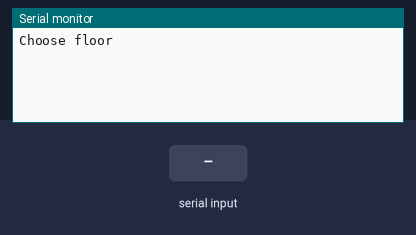
Bench run of a sketch on a simulated Arduino Uno, built with avr-gcc and run on an emulated ATmega328P. On the bench: the last lines printed to the serial monitor. The inputs (shaded band) are chosen by the test bench.

Above: at 1.2 s.
1.3 s: "90,45\n" received over Serial
At 2.0 s:
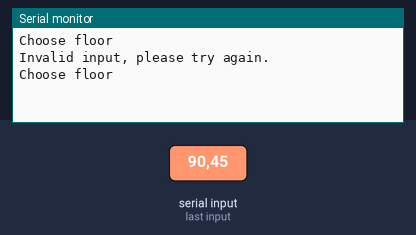
4.3 s: "2\n" received over Serial
At 5.7 s:
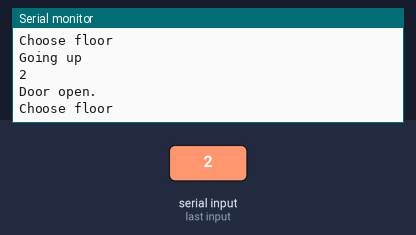
6.8 s: "1\n" received over Serial
At 8.9 s:
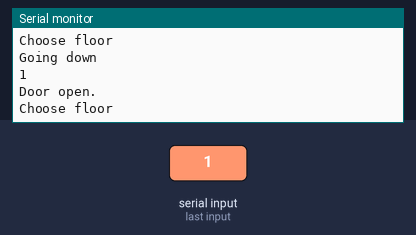

Measured:
- after the input at 1.3 s, the serial monitor: prints a new line at once (image 1)
- after the input at 4.3 s, the serial monitor: prints a new line after 1.0 s (image 2)
- after the input at 6.8 s, the serial monitor: prints a new line after 1.0 s (image 3)

The sketch:

ex_5_1.ino
```cpp
int state = 1;
int prevFloor = 1;
int nextFloor = 1;

void setup() {
  Serial.begin(9600);
}

void loop() {

  int temp = 0;

  switch(state) {
    case 1:   // Idle state
      Serial.println("Choose floor");
      while (Serial.available() == 0) {}
      nextFloor = Serial.parseInt();
      temp = Serial.parseInt();
      if (nextFloor > 6) {
        state = 5;
      } else if (nextFloor < 1) {
        state = 5;
      } else if (nextFloor > prevFloor) {
        state = 2;
      } else if (nextFloor < prevFloor) {
        state = 3;
      }
      break;
    case 2:   // Going up
      Serial.println("Going up");
      while(nextFloor > prevFloor){
        prevFloor += 1;
        Serial.println(prevFloor);
      }
      state = 4;
      break;
    case 3:   // Going down
      Serial.println("Going down");
      while(nextFloor < prevFloor){
        prevFloor -= 1;
        Serial.println(prevFloor);
      }
      state = 4;
      break;
    case 4:   // Door open
      Serial.println("Door open.");
      state = 1;
      break;
    default:  // Fault
      Serial.println("Invalid input, please try again.");
      state = 1;
      break;
  }


}
```
